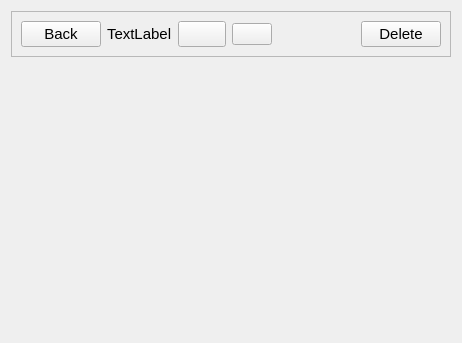
<?xml version="1.0" encoding="UTF-8"?>
<ui version="4.0">
 <class>PictureWidget</class>
 <widget class="QWidget" name="PictureWidget">
  <property name="geometry">
   <rect>
    <x>0</x>
    <y>0</y>
    <width>462</width>
    <height>343</height>
   </rect>
  </property>
  <property name="windowTitle">
   <string>Form</string>
  </property>
  <layout class="QVBoxLayout" name="verticalLayout_2">
   <item alignment="Qt::AlignmentFlag::AlignTop">
    <widget class="QFrame" name="frame">
     <property name="frameShape">
      <enum>QFrame::Shape::StyledPanel</enum>
     </property>
     <property name="frameShadow">
      <enum>QFrame::Shadow::Raised</enum>
     </property>
     <layout class="QHBoxLayout" name="horizontalLayout_2">
      <item>
       <widget class="QPushButton" name="backButton">
        <property name="font">
         <font>
          <pointsize>11</pointsize>
         </font>
        </property>
        <property name="text">
         <string>Back</string>
        </property>
        <property name="icon">
         <iconset resource="resource.qrc">
          <normaloff>:/icons/back-to-gallery.png</normaloff>:/icons/back-to-gallery.png</iconset>
        </property>
       </widget>
      </item>
      <item>
       <widget class="QLabel" name="nameLabel">
        <property name="font">
         <font>
          <pointsize>11</pointsize>
         </font>
        </property>
        <property name="text">
         <string>TextLabel</string>
        </property>
       </widget>
      </item>
      <item>
       <widget class="QPushButton" name="previousButton">
        <property name="font">
         <font>
          <pointsize>11</pointsize>
         </font>
        </property>
        <property name="text">
         <string/>
        </property>
        <property name="icon">
         <iconset resource="resource.qrc">
          <normaloff>:/icons/photo-previus.png</normaloff>:/icons/photo-previus.png</iconset>
        </property>
       </widget>
      </item>
      <item>
       <widget class="QPushButton" name="nextButton">
        <property name="text">
         <string/>
        </property>
        <property name="icon">
         <iconset resource="resource.qrc">
          <normaloff>:/icons/photo-next.png</normaloff>:/icons/photo-next.png</iconset>
        </property>
       </widget>
      </item>
      <item>
       <spacer name="horizontalSpacer">
        <property name="orientation">
         <enum>Qt::Orientation::Horizontal</enum>
        </property>
        <property name="sizeHint" stdset="0">
         <size>
          <width>40</width>
          <height>20</height>
         </size>
        </property>
       </spacer>
      </item>
      <item>
       <widget class="QPushButton" name="deleteButton">
        <property name="font">
         <font>
          <pointsize>11</pointsize>
         </font>
        </property>
        <property name="text">
         <string>Delete</string>
        </property>
        <property name="icon">
         <iconset resource="resource.qrc">
          <normaloff>:/icons/photo-delete.png</normaloff>:/icons/photo-delete.png</iconset>
        </property>
       </widget>
      </item>
     </layout>
    </widget>
   </item>
   <item>
    <widget class="QLabel" name="pictureLabel">
     <property name="text">
      <string/>
     </property>
    </widget>
   </item>
  </layout>
 </widget>
 <resources>
  <include location="resource.qrc"/>
 </resources>
 <connections/>
</ui>
